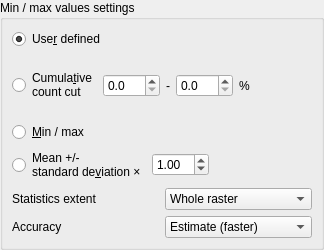
<?xml version="1.0" encoding="UTF-8"?>
<ui version="4.0">
 <class>QgsRasterMinMaxWidgetBase</class>
 <widget class="QWidget" name="QgsRasterMinMaxWidgetBase">
  <property name="geometry">
   <rect>
    <x>0</x>
    <y>0</y>
    <width>324</width>
    <height>250</height>
   </rect>
  </property>
  <property name="windowTitle">
   <string>Form</string>
  </property>
  <layout class="QVBoxLayout" name="verticalLayout_3">
   <property name="leftMargin">
    <number>0</number>
   </property>
   <property name="topMargin">
    <number>0</number>
   </property>
   <property name="rightMargin">
    <number>0</number>
   </property>
   <property name="bottomMargin">
    <number>0</number>
   </property>
   <item>
    <widget class="QgsCollapsibleGroupBox" name="mLoadMinMaxValuesGroupBox">
     <property name="title">
      <string>Min / max values settings</string>
     </property>
     <property name="flat">
      <bool>true</bool>
     </property>
     <property name="checkable">
      <bool>false</bool>
     </property>
     <property name="collapsed" stdset="0">
      <bool>true</bool>
     </property>
     <property name="saveCollapsedState" stdset="0">
      <bool>false</bool>
     </property>
     <layout class="QVBoxLayout" name="verticalLayout_4">
      <item>
       <layout class="QGridLayout" name="gridLayout">
        <item row="0" column="0">
         <widget class="QRadioButton" name="mUserDefinedRadioButton">
          <property name="text">
           <string>Use&amp;r defined</string>
          </property>
          <property name="checked">
           <bool>true</bool>
          </property>
          <attribute name="buttonGroup">
           <string notr="true">mMinMaxMethodRadioButtonGroup</string>
          </attribute>
         </widget>
        </item>
        <item row="1" column="0">
         <layout class="QHBoxLayout" name="horizontalLayout_4">
          <item>
           <widget class="QRadioButton" name="mCumulativeCutRadioButton">
            <property name="text">
             <string>Cumula&amp;tive
count cut</string>
            </property>
            <property name="checked">
             <bool>false</bool>
            </property>
            <attribute name="buttonGroup">
             <string notr="true">mMinMaxMethodRadioButtonGroup</string>
            </attribute>
           </widget>
          </item>
          <item>
           <widget class="QDoubleSpinBox" name="mCumulativeCutLowerDoubleSpinBox">
            <property name="decimals">
             <number>1</number>
            </property>
           </widget>
          </item>
          <item>
           <widget class="QLabel" name="label">
            <property name="text">
             <string>-</string>
            </property>
           </widget>
          </item>
          <item>
           <widget class="QDoubleSpinBox" name="mCumulativeCutUpperDoubleSpinBox">
            <property name="decimals">
             <number>1</number>
            </property>
           </widget>
          </item>
          <item>
           <widget class="QLabel" name="label_2">
            <property name="text">
             <string>%</string>
            </property>
           </widget>
          </item>
          <item>
           <spacer name="horizontalSpacer_8">
            <property name="orientation">
             <enum>Qt::Horizontal</enum>
            </property>
            <property name="sizeHint" stdset="0">
             <size>
              <width>123</width>
              <height>20</height>
             </size>
            </property>
           </spacer>
          </item>
         </layout>
        </item>
        <item row="4" column="0">
         <layout class="QHBoxLayout" name="horizontalLayout_6">
          <item>
           <widget class="QRadioButton" name="mStdDevRadioButton">
            <property name="text">
             <string>Mean +/-
standard de&amp;viation ×</string>
            </property>
            <attribute name="buttonGroup">
             <string notr="true">mMinMaxMethodRadioButtonGroup</string>
            </attribute>
           </widget>
          </item>
          <item>
           <widget class="QDoubleSpinBox" name="mStdDevSpinBox">
            <property name="sizePolicy">
             <sizepolicy hsizetype="Fixed" vsizetype="Fixed">
              <horstretch>0</horstretch>
              <verstretch>0</verstretch>
             </sizepolicy>
            </property>
            <property name="value">
             <double>1.000000000000000</double>
            </property>
           </widget>
          </item>
          <item>
           <spacer name="horizontalSpacer_6">
            <property name="orientation">
             <enum>Qt::Horizontal</enum>
            </property>
            <property name="sizeHint" stdset="0">
             <size>
              <width>123</width>
              <height>20</height>
             </size>
            </property>
           </spacer>
          </item>
         </layout>
        </item>
        <item row="2" column="0">
         <widget class="QRadioButton" name="mMinMaxRadioButton">
          <property name="text">
           <string>&amp;Min / max</string>
          </property>
          <attribute name="buttonGroup">
           <string notr="true">mMinMaxMethodRadioButtonGroup</string>
          </attribute>
         </widget>
        </item>
        <item row="6" column="0">
         <layout class="QGridLayout" name="gridLayout_2">
          <item row="0" column="1">
           <widget class="QComboBox" name="mStatisticsExtentCombo">
            <item>
             <property name="text">
              <string>Whole raster</string>
             </property>
            </item>
            <item>
             <property name="text">
              <string>Current canvas</string>
             </property>
            </item>
            <item>
             <property name="text">
              <string>Updated canvas</string>
             </property>
            </item>
           </widget>
          </item>
          <item row="0" column="0">
           <widget class="QLabel" name="mStatisticsExtentLabel">
            <property name="text">
             <string>Statistics extent</string>
            </property>
            <property name="margin">
             <number>0</number>
            </property>
           </widget>
          </item>
          <item row="1" column="0">
           <widget class="QLabel" name="mAccuracyLabel">
            <property name="text">
             <string>Accuracy</string>
            </property>
           </widget>
          </item>
          <item row="1" column="1">
           <widget class="QComboBox" name="cboAccuracy">
            <item>
             <property name="text">
              <string>Estimate (faster)</string>
             </property>
            </item>
            <item>
             <property name="text">
              <string>Actual (slower)</string>
             </property>
            </item>
           </widget>
          </item>
         </layout>
        </item>
       </layout>
      </item>
     </layout>
    </widget>
   </item>
  </layout>
 </widget>
 <customwidgets>
  <customwidget>
   <class>QgsCollapsibleGroupBox</class>
   <extends>QGroupBox</extends>
   <header>qgscollapsiblegroupbox.h</header>
   <container>1</container>
  </customwidget>
 </customwidgets>
 <tabstops>
  <tabstop>mUserDefinedRadioButton</tabstop>
  <tabstop>mCumulativeCutRadioButton</tabstop>
  <tabstop>mCumulativeCutLowerDoubleSpinBox</tabstop>
  <tabstop>mCumulativeCutUpperDoubleSpinBox</tabstop>
  <tabstop>mMinMaxRadioButton</tabstop>
  <tabstop>mStdDevRadioButton</tabstop>
  <tabstop>mStdDevSpinBox</tabstop>
 </tabstops>
 <resources/>
 <connections/>
 <buttongroups>
  <buttongroup name="mMinMaxMethodRadioButtonGroup"/>
 </buttongroups>
</ui>
